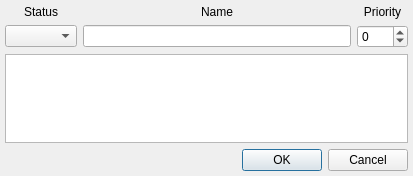
<?xml version="1.0" encoding="UTF-8"?>
<ui version="4.0">
 <class>ModifyStatusDialogClass</class>
 <widget class="QDialog" name="ModifyStatusDialogClass">
  <property name="geometry">
   <rect>
    <x>0</x>
    <y>0</y>
    <width>413</width>
    <height>176</height>
   </rect>
  </property>
  <property name="windowTitle">
   <string>Modify Status</string>
  </property>
  <layout class="QVBoxLayout" name="verticalLayout">
   <property name="margin">
    <number>5</number>
   </property>
   <item>
    <layout class="QGridLayout" name="gridLayout">
     <item row="0" column="0">
      <widget class="QLabel" name="lblStatus">
       <property name="text">
        <string>Status</string>
       </property>
       <property name="alignment">
        <set>Qt::AlignCenter</set>
       </property>
       <property name="buddy">
        <cstring>cmbShow</cstring>
       </property>
      </widget>
     </item>
     <item row="0" column="1">
      <widget class="QLabel" name="lblName">
       <property name="text">
        <string>Name</string>
       </property>
       <property name="alignment">
        <set>Qt::AlignCenter</set>
       </property>
       <property name="buddy">
        <cstring>lneName</cstring>
       </property>
      </widget>
     </item>
     <item row="0" column="2">
      <widget class="QLabel" name="lblPriority">
       <property name="text">
        <string>Priority</string>
       </property>
       <property name="alignment">
        <set>Qt::AlignCenter</set>
       </property>
       <property name="buddy">
        <cstring>spbPriority</cstring>
       </property>
      </widget>
     </item>
     <item row="1" column="0">
      <widget class="QComboBox" name="cmbShow"/>
     </item>
     <item row="1" column="1">
      <widget class="QLineEdit" name="lneName"/>
     </item>
     <item row="1" column="2">
      <widget class="QSpinBox" name="spbPriority">
       <property name="minimum">
        <number>-127</number>
       </property>
       <property name="maximum">
        <number>128</number>
       </property>
      </widget>
     </item>
    </layout>
   </item>
   <item>
    <widget class="QPlainTextEdit" name="pteText"/>
   </item>
   <item>
    <widget class="QDialogButtonBox" name="dbbButtons">
     <property name="standardButtons">
      <set>QDialogButtonBox::Cancel|QDialogButtonBox::Ok</set>
     </property>
    </widget>
   </item>
  </layout>
 </widget>
 <layoutdefault spacing="6" margin="11"/>
 <tabstops>
  <tabstop>cmbShow</tabstop>
  <tabstop>lneName</tabstop>
  <tabstop>spbPriority</tabstop>
  <tabstop>pteText</tabstop>
  <tabstop>dbbButtons</tabstop>
 </tabstops>
 <resources/>
 <connections/>
</ui>
